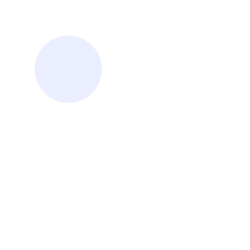
Frame 1 (no input)
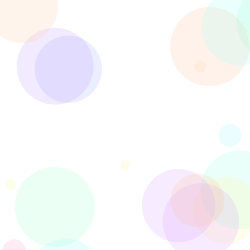
Frame 60 (the mouse pressed at the canvas centre just before this capture)
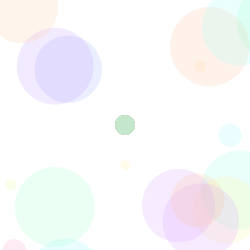
Frame 120 (the mouse held since frame 60 and released just before this capture)

The Processing sketch that drew these frames (run headless with seeded random() and noise(); from frame 60 on, the mouse is pressed at the canvas centre):

// Processing sketch: processing_16111
// ── processing_16111.pde

int counter;

void setup() {  //setup function called initially, only once
  size(250, 250);
  background(255);  //set background white
  colorMode(HSB);   //set colors to Hue, Saturation, Brightness mode
  counter = 0;
}

void draw() {  //draw function loops 
  counter++;
  noStroke();
  fill(random(255),100,255,50);
  
  if(mousePressed == true) { //add some interaction
    ellipse(mouseX, mouseY, 20, 20);
  }
  else {
    ellipse(width*random(255)/random(255), height*random(255)/random(255), 80*sin(counter), 80*sin(counter));
  }
}

                
                
